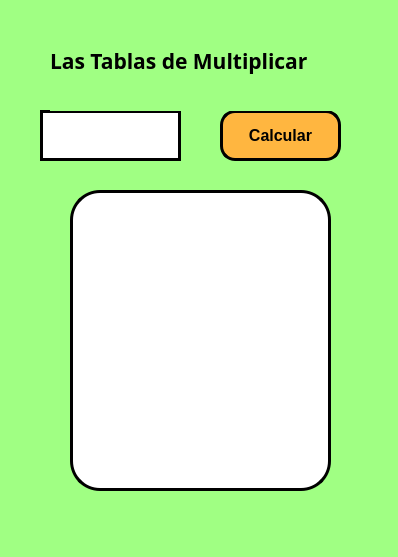
<?xml version="1.0" encoding="UTF-8"?>
<ui version="4.0">
 <class>MainWindow</class>
 <widget class="QMainWindow" name="MainWindow">
  <property name="geometry">
   <rect>
    <x>0</x>
    <y>0</y>
    <width>398</width>
    <height>557</height>
   </rect>
  </property>
  <property name="windowTitle">
   <string>MainWindow</string>
  </property>
  <property name="styleSheet">
   <string notr="true">background-color: rgb(160, 255, 131);</string>
  </property>
  <widget class="QWidget" name="centralwidget">
   <widget class="QLineEdit" name="txt_num">
    <property name="geometry">
     <rect>
      <x>40</x>
      <y>110</y>
      <width>141</width>
      <height>51</height>
     </rect>
    </property>
    <property name="font">
     <font>
      <pointsize>14</pointsize>
     </font>
    </property>
    <property name="styleSheet">
     <string notr="true">background-color: rgb(255, 255, 255);
border-radius: 30px;
border: 3px solid black</string>
    </property>
    <property name="text">
     <string/>
    </property>
    <property name="alignment">
     <set>Qt::AlignCenter</set>
    </property>
   </widget>
   <widget class="QPushButton" name="btn_calcular">
    <property name="geometry">
     <rect>
      <x>220</x>
      <y>110</y>
      <width>121</width>
      <height>51</height>
     </rect>
    </property>
    <property name="font">
     <font>
      <pointsize>12</pointsize>
      <weight>75</weight>
      <bold>true</bold>
     </font>
    </property>
    <property name="styleSheet">
     <string notr="true">background-color: rgb(255, 182, 64);
border-radius: 15px;
border: 3px solid black</string>
    </property>
    <property name="text">
     <string>Calcular</string>
    </property>
   </widget>
   <widget class="QTableView" name="tabla_num">
    <property name="geometry">
     <rect>
      <x>70</x>
      <y>190</y>
      <width>261</width>
      <height>301</height>
     </rect>
    </property>
    <property name="styleSheet">
     <string notr="true">background-color: rgb(255, 255, 255);
border-radius: 30px;
border: 3px solid black</string>
    </property>
   </widget>
   <widget class="QLabel" name="label_3">
    <property name="geometry">
     <rect>
      <x>50</x>
      <y>10</y>
      <width>321</width>
      <height>101</height>
     </rect>
    </property>
    <property name="font">
     <font>
      <family>MS PGothic</family>
      <pointsize>16</pointsize>
      <weight>75</weight>
      <bold>true</bold>
     </font>
    </property>
    <property name="text">
     <string>Las Tablas de Multiplicar</string>
    </property>
   </widget>
  </widget>
  <widget class="QMenuBar" name="menubar">
   <property name="geometry">
    <rect>
     <x>0</x>
     <y>0</y>
     <width>398</width>
     <height>26</height>
    </rect>
   </property>
  </widget>
  <widget class="QStatusBar" name="statusbar"/>
 </widget>
 <resources/>
 <connections/>
</ui>
